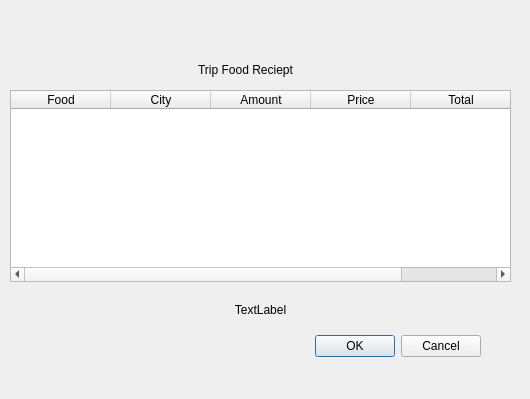
<?xml version="1.0" encoding="UTF-8"?>
<ui version="4.0">
 <class>checkoutDialog</class>
 <widget class="QDialog" name="checkoutDialog">
  <property name="geometry">
   <rect>
    <x>0</x>
    <y>0</y>
    <width>530</width>
    <height>399</height>
   </rect>
  </property>
  <property name="windowTitle">
   <string/>
  </property>
  <widget class="QDialogButtonBox" name="buttonBox">
   <property name="geometry">
    <rect>
     <x>140</x>
     <y>330</y>
     <width>341</width>
     <height>32</height>
    </rect>
   </property>
   <property name="orientation">
    <enum>Qt::Orientation::Horizontal</enum>
   </property>
   <property name="standardButtons">
    <set>QDialogButtonBox::StandardButton::Cancel|QDialogButtonBox::StandardButton::Ok</set>
   </property>
  </widget>
  <widget class="QLabel" name="titleLabel">
   <property name="geometry">
    <rect>
     <x>100</x>
     <y>60</y>
     <width>291</width>
     <height>20</height>
    </rect>
   </property>
   <property name="text">
    <string>Trip Food Reciept</string>
   </property>
   <property name="alignment">
    <set>Qt::AlignmentFlag::AlignCenter</set>
   </property>
  </widget>
  <widget class="QTableWidget" name="summaryTable">
   <property name="geometry">
    <rect>
     <x>10</x>
     <y>90</y>
     <width>501</width>
     <height>192</height>
    </rect>
   </property>
   <column>
    <property name="text">
     <string>Food</string>
    </property>
   </column>
   <column>
    <property name="text">
     <string>City</string>
    </property>
   </column>
   <column>
    <property name="text">
     <string>Amount</string>
    </property>
   </column>
   <column>
    <property name="text">
     <string>Price</string>
    </property>
   </column>
   <column>
    <property name="text">
     <string>Total</string>
    </property>
   </column>
  </widget>
  <widget class="QLabel" name="totalLabel">
   <property name="geometry">
    <rect>
     <x>10</x>
     <y>300</y>
     <width>501</width>
     <height>20</height>
    </rect>
   </property>
   <property name="text">
    <string>TextLabel</string>
   </property>
   <property name="alignment">
    <set>Qt::AlignmentFlag::AlignCenter</set>
   </property>
  </widget>
  <widget class="QLabel" name="warningLabel">
   <property name="geometry">
    <rect>
     <x>37</x>
     <y>370</y>
     <width>421</width>
     <height>20</height>
    </rect>
   </property>
   <property name="text">
    <string/>
   </property>
   <property name="alignment">
    <set>Qt::AlignmentFlag::AlignCenter</set>
   </property>
  </widget>
 </widget>
 <resources/>
 <connections>
  <connection>
   <sender>buttonBox</sender>
   <signal>accepted()</signal>
   <receiver>checkoutDialog</receiver>
   <slot>accept()</slot>
   <hints>
    <hint type="sourcelabel">
     <x>248</x>
     <y>254</y>
    </hint>
    <hint type="destinationlabel">
     <x>157</x>
     <y>274</y>
    </hint>
   </hints>
  </connection>
  <connection>
   <sender>buttonBox</sender>
   <signal>rejected()</signal>
   <receiver>checkoutDialog</receiver>
   <slot>reject()</slot>
   <hints>
    <hint type="sourcelabel">
     <x>316</x>
     <y>260</y>
    </hint>
    <hint type="destinationlabel">
     <x>286</x>
     <y>274</y>
    </hint>
   </hints>
  </connection>
 </connections>
</ui>
